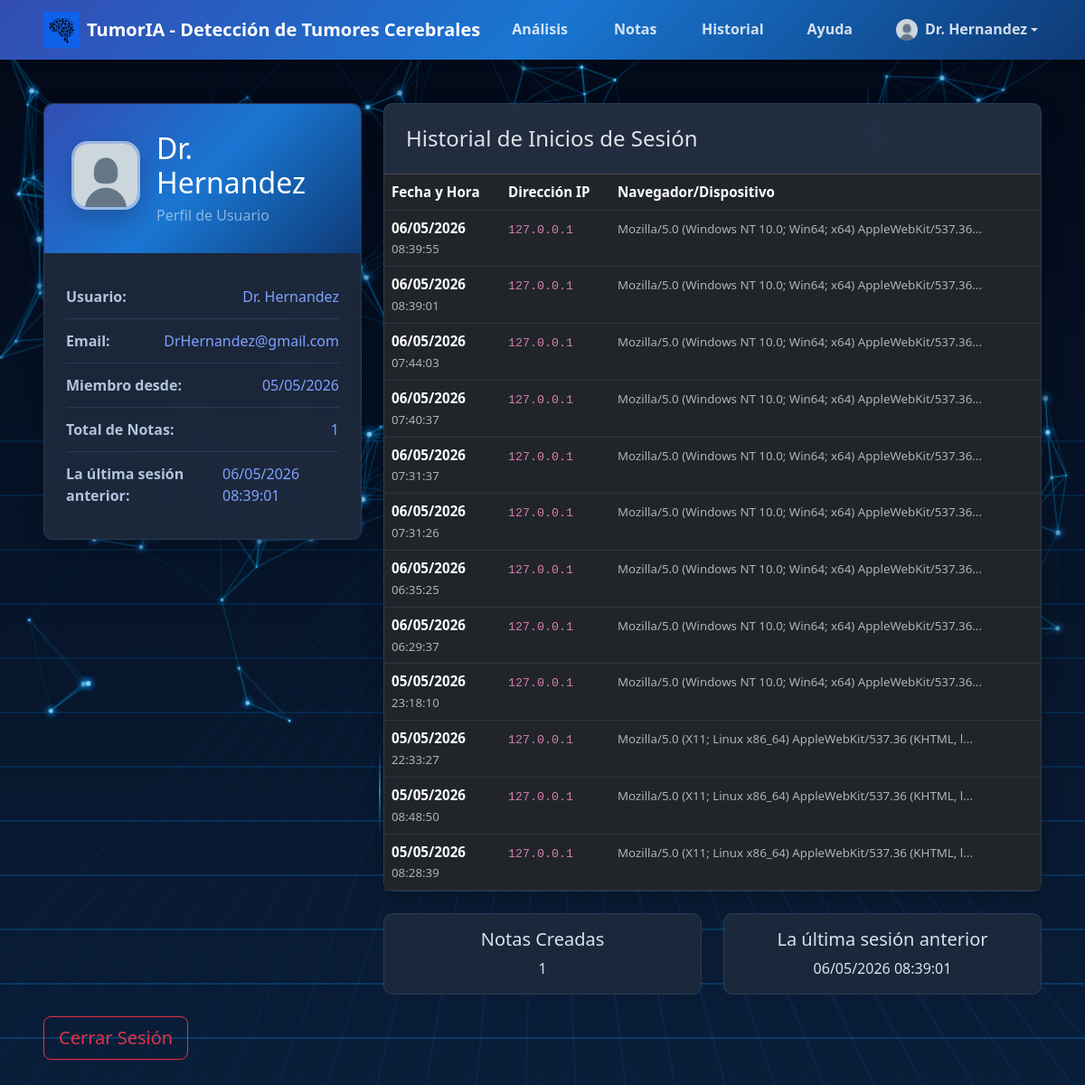
Screenshot of /profile (signed in) with the database file from the repository.
### web/models.py (models this page shows, shortened)
class User(UserMixin, db.Model):
    __tablename__ = 'users'
    id = db.Column(db.Integer, primary_key=True)
    username = db.Column(db.String(80), unique=True, nullable=False, index=True)
    email = db.Column(db.String(120), unique=True, nullable=False, index=True)
    password_hash = db.Column(db.String(255), nullable=False)
    created_at = db.Column(db.DateTime, default=datetime.utcnow)
    profile_image = db.deferred(db.Column(db.LargeBinary, nullable=True))
    profile_image_mime = db.Column(db.String(64), nullable=True)
    profile_image_updated_at = db.Column(db.DateTime, nullable=True)
    login_history = db.relationship('LoginHistory', backref='user', lazy=True, cascade='all, delete-orphan')
    notes = db.relationship('Note', backref='user', lazy=True, cascade='all, delete-orphan')
    @property
    def has_profile_image(self):
        return bool(self.profile_image_mime and self.profile_image_updated_at)

class LoginHistory(db.Model):
    __tablename__ = 'login_history'
    id = db.Column(db.Integer, primary_key=True)
    user_id = db.Column(db.Integer, db.ForeignKey('users.id'), nullable=False, index=True)
    login_date = db.Column(db.DateTime, default=datetime.utcnow)
    ip_address = db.Column(db.String(45))  # Soporta IPv4 e IPv6
    user_agent = db.Column(db.String(255))

### web/app.py (the view)
@app.route("/profile", methods=["GET"])
@login_required
def profile():
    login_history = LoginHistory.query.filter_by(user_id=current_user.id).order_by(LoginHistory.login_date.desc()).all()
    return render_template("profile.html", login_history=login_history)

### web/app.py (called while the page is built)
@login_manager.user_loader
def load_user(user_id):
    return User.query.get(int(user_id))

@app.context_processor
def inject_avatar_helpers():
    def user_avatar_url(user=None):
        user = user or current_user
        if (
            getattr(user, "is_authenticated", False)
            and getattr(user, "has_profile_image", False)
        ):
            version = ""
            if getattr(user, "profile_image_updated_at", None):
                version = user.profile_image_updated_at.strftime("%Y%m%d%H%M%S")
            return url_for("serve_profile_avatar", user_id=user.id, v=version)
        return url_for("static", filename="images/pfp-default/Default-pfp-tumoria.png")
    return {"user_avatar_url": user_avatar_url}

### templates/profile.html (shortened to what this page needs)
<!DOCTYPE html>
<html lang="es" data-bs-theme="dark">
<head>
  <link rel="stylesheet" href="{{ url_for('static', filename='vendor/bootstrap/bootstrap.min.css') }}">
  <link rel="stylesheet" href="{{ url_for('static', filename='styles.css') }}" />
</head>
<body>
  <nav class="navbar navbar-expand-lg navbar-dark navbar-custom">
    <div class="container-fluid px-3 px-md-5">
      <a class="navbar-brand fw-bold d-flex align-items-center" href="{{ url_for('main_menu') }}">
        <img src="{{ url_for('static', filename='images/icon/Icono-TumorIA.jpg') }}" alt="TumorIA Logo" height="40" class="me-2">
        TumorIA - Detección de Tumores Cerebrales
      </a>
      <div class="collapse navbar-collapse" id="navbarNav">
        <ul class="navbar-nav ms-auto">
          <li class="nav-item">
            <a class="nav-link" href="{{ url_for('main_menu') }}">Análisis</a>
          </li>
          <li class="nav-item">
            <a class="nav-link" href="{{ url_for('notes') }}">Notas</a>
          </li>
          <li class="nav-item">
            <a class="nav-link" href="{{ url_for('patient_history') }}">Historial</a>
          </li>
          <li class="nav-item">
            <a class="nav-link" href="{{ url_for('help_page') }}">Ayuda</a>
          </li>
          <li class="nav-item dropdown">
            <a class="nav-link dropdown-toggle d-flex align-items-center" href="#" id="profileDropdown" role="button" data-bs-toggle="dropdown">
              <img src="{{ user_avatar_url() }}" alt="Perfil de {{ current_user.username }}" height="24" width="24" class="me-2 rounded-circle object-fit-cover">
              {{ current_user.username }}
            </a>
          </li>
        </ul>
      </div>
    </div>
  </nav>
  <div class="container-fluid px-3 px-md-5 py-5">
    <div class="row">
      <div class="col-lg-4 mb-4">
        <div class="card profile-card">
          <div class="profile-header">
            <div class="profile-header-content">
              <form
                id="avatar-form"
                action="{{ url_for('upload_profile_avatar') }}"
                method="post"
                enctype="multipart/form-data"
              >
                <button
                  type="button"
                  class="profile-avatar-button"
                  id="avatar-trigger"
                  title="Cambiar foto de perfil"
                  aria-label="Cambiar foto de perfil"
                >
                  <img
                    class="profile-avatar"
                    id="profile-avatar-img"
                    src="{{ user_avatar_url() }}"
                    alt="Perfil de {{ current_user.username }}"
                  />
                </button>
              </form>
              <div class="profile-name-block">
                <h2 class="mb-1">{{ current_user.username }}</h2>
                <p class="mb-0 text-white-50">Perfil de Usuario</p>
              </div>
            </div>
          </div>
          <div class="card-body p-4">
            <div class="info-item">
              <span class="info-label">Usuario:</span>
              <span class="info-value">{{ current_user.username }}</span>
            </div>
            <div class="info-item">
              <span class="info-label">Email:</span>
              <span class="info-value break-all">{{ current_user.email }}</span>
            </div>
            <div class="info-item">
              <span class="info-label">Miembro desde:</span>
              <span class="info-value">{{ current_user.created_at.strftime('%d/%m/%Y') }}</span>
            </div>
            <div class="info-item">
              <span class="info-label">Total de Notas:</span>
              <span class="info-value">{{ current_user.notes|length }}</span>
            </div>
            <div class="info-item">
              <span class="info-label">La última sesión anterior:</span>
              <span class="info-value">
                {% if login_history and login_history|length > 1 %}
                  {{ login_history[1].login_date.strftime('%d/%m/%Y %H:%M:%S') }}
                {% else %}
                  N/A
                {% endif %}
              </span>
            </div>
          </div>
        </div>
      </div>
      <div class="col-lg-8">
        <div class="card profile-card">
          <div class="card-header border-bottom p-4">
            <h4 class="mb-0">Historial de Inicios de Sesión</h4>
          </div>
          <div class="card-body p-0">
            {% if login_history %}
              <div class="table-responsive">
                <table class="table table-hover mb-0 login-history-table">
                  <thead>
                    <tr>
                      <th>Fecha y Hora</th>
                      <th>Dirección IP</th>
                      <th>Navegador/Dispositivo</th>
                    </tr>
                  </thead>
                  <tbody>
                    {% for login in login_history %}
                      <tr>
                        <td>
                          <strong>{{ login.login_date.strftime('%d/%m/%Y') }}</strong>
                          <br>
                          <small class="text-muted">{{ login.login_date.strftime('%H:%M:%S') }}</small>
                        </td>
                        <td>
                          <code>{{ login.ip_address or 'N/A' }}</code>
                        </td>
                        <td>
                          <small class="text-muted">
                            {{ login.user_agent[:60] if login.user_agent else 'N/A' }}{% if login.user_agent and login.user_agent|length > 60 %}...{% endif %}
                          </small>
                        </td>
                      </tr>
                    {% endfor %}
                  </tbody>
                </table>
              </div>
            {% else %}
              <div class="text-center py-5">
                <p class="text-muted">No hay registro de inicios de sesión anteriores.</p>
              </div>
            {% endif %}
          </div>
        </div>
        <div class="row mt-4">
          <div class="col-md-6">
            <div class="card profile-stat-card">
              <div class="card-body text-center">
                <h5>Notas Creadas</h5>
                <p class="mb-0 stat-value">{{ current_user.notes|length }}</p>
              </div>
            </div>
          </div>
          <div class="col-md-6">
            <div class="card profile-stat-card">
              <div class="card-body text-center">
                <h5>La última sesión anterior</h5>
                <p class="mb-0 stat-value">
                  {% if login_history and login_history|length > 1 %}
                    {{ login_history[1].login_date.strftime('%d/%m/%Y %H:%M:%S') }}
                  {% else %}
                    N/A
                  {% endif %}
                </p>
              </div>
            </div>
          </div>
        </div>
      </div>
    </div>
    <div class="row mt-4">
      <div class="col-12">
        <a href="{{ url_for('logout') }}" class="btn btn-outline-danger btn-lg">
          Cerrar Sesión
        </a>
      </div>
    </div>
  </div>

### static/styles.css (style rules this page uses)
html, body { -webkit-text-size-adjust: 100%; text-size-adjust: 100%; overflow-x: hidden; margin: 0; }
html { overflow-y: scroll; }
.card { background: rgba(30, 41, 59, 0.85) !important; -webkit-backdrop-filter: blur(10px); backdrop-filter: blur(10px); border: 1px solid rgba(100, 180, 255, 0.15) !important; }
.break-all { word-break: break-all; }
.navbar-custom { --navbar-link-min-width: 100px; --navbar-dropdown-min-width: 150px; }
.navbar-custom .navbar-nav { align-items: center; gap: 0.35rem; }
.navbar-custom .navbar-nav .nav-item { display: flex; align-items: center; }
.navbar-custom .navbar-nav .nav-link, .navbar-custom .navbar-nav .dropdown-toggle { display: inline-flex; align-items: center; justify-content: center; min-width: var(--navbar-link-min-width); min-height: 42px; padding: 0.55rem 1.1rem; margin: 0; border-radius: 0.75rem; font-weight: 600; line-height: 1.2; transition: color 0.2s ease, background-color 0.2s ease, transform 0.2s ease; }
.navbar-custom .navbar-nav .dropdown-toggle { min-width: var(--navbar-dropdown-min-width); }
.navbar-custom .navbar-nav .nav-link { color: rgba(255, 255, 255, 0.82); }

### templates/profile.html (style rules this page uses)
.navbar-custom { background: linear-gradient(135deg, #334db3 0%, #1976d2 50%, #0e3a76 100%); box-shadow: 0 2px 10px rgba(0, 0, 0, 0.2); }
.profile-card { border: none; border-radius: 10px; box-shadow: 0 10px 25px rgba(0, 0, 0, 0.2); background: rgba(30, 41, 59, 0.95) !important; }
.profile-header { background: linear-gradient(135deg, #334db3 0%, #1976d2 50%, #0e3a76 100%); color: white; padding: 30px; border-radius: 10px 10px 0 0; }
.profile-header-content { display: flex; align-items: center; gap: 18px; text-align: left; }
.profile-avatar-button { position: relative; display: inline-block; padding: 0; border: none; background: transparent; cursor: pointer; flex-shrink: 0; border-radius: 18px; }
.profile-avatar { width: 76px; height: 76px; border-radius: 18px; object-fit: cover; border: 3px solid rgba(255, 255, 255, 0.5); box-shadow: 0 10px 24px rgba(0, 0, 0, 0.18); background: rgba(255, 255, 255, 0.08); display: block; }
.profile-name-block { display: flex; flex-direction: column; justify-content: center; }
.info-item { display: flex; justify-content: space-between; padding: 12px 0; border-bottom: 1px solid rgba(100, 180, 255, 0.15); }
.info-item:last-child { border-bottom: none; }
.info-label { color: #b0c4de; font-weight: 600; }
.info-value { color: #7ea2ff; font-weight: 500; }
.login-history-table { font-size: 0.95rem; color: #d8e2f0; }
.login-history-table thead th { border-color: rgba(100, 180, 255, 0.15) !important; }
.login-history-table td, .login-history-table th { border-color: rgba(100, 180, 255, 0.12) !important; }
.login-history-table code { color: #d27fae; }
.profile-stat-card { background: rgba(30, 41, 59, 0.92) !important; color: #e8eef8; border: 1px solid rgba(100, 180, 255, 0.15) !important; border-radius: 10px; }
.profile-stat-card h5 { color: #d8e2f0; }
.stat-value { color: #d8e2f0; font-size: 1rem; font-weight: 500; margin-top: 0.25rem; word-break: break-word; }

### rows the page displays
User: username "Dr. Hernandez", email "DrHernandez@gmail.com", created_at "05/05/2026"
LoginHistory: login_date "06/05/2026 08:39:01", login_date "06/05/2026", login_date "08:39:01", ip_address "127.0.0.1", user_agent "Mozilla/5.0 (Windows NT 10.0; Win64; x64) AppleWebKit/537.36"
LoginHistory: login_date "06/05/2026", login_date "08:39:55", ip_address "127.0.0.1", user_agent "Mozilla/5.0 (Windows NT 10.0; Win64; x64) AppleWebKit/537.36"
LoginHistory: login_date "06/05/2026", login_date "07:44:03", ip_address "127.0.0.1", user_agent "Mozilla/5.0 (Windows NT 10.0; Win64; x64) AppleWebKit/537.36"
LoginHistory: login_date "06/05/2026", login_date "07:40:37", ip_address "127.0.0.1", user_agent "Mozilla/5.0 (Windows NT 10.0; Win64; x64) AppleWebKit/537.36"
LoginHistory: login_date "06/05/2026", login_date "07:31:37", ip_address "127.0.0.1", user_agent "Mozilla/5.0 (Windows NT 10.0; Win64; x64) AppleWebKit/537.36"
LoginHistory: login_date "06/05/2026", login_date "07:31:26", ip_address "127.0.0.1", user_agent "Mozilla/5.0 (Windows NT 10.0; Win64; x64) AppleWebKit/537.36"
LoginHistory: login_date "06/05/2026", login_date "06:35:25", ip_address "127.0.0.1", user_agent "Mozilla/5.0 (Windows NT 10.0; Win64; x64) AppleWebKit/537.36"
LoginHistory: login_date "06/05/2026", login_date "06:29:37", ip_address "127.0.0.1", user_agent "Mozilla/5.0 (Windows NT 10.0; Win64; x64) AppleWebKit/537.36"
LoginHistory: login_date "05/05/2026", login_date "23:18:10", ip_address "127.0.0.1", user_agent "Mozilla/5.0 (Windows NT 10.0; Win64; x64) AppleWebKit/537.36"
LoginHistory: login_date "05/05/2026", login_date "22:33:27", ip_address "127.0.0.1", user_agent "Mozilla/5.0 (X11; Linux x86_64) AppleWebKit/537.36 (KHTML, l"
LoginHistory: login_date "05/05/2026", login_date "08:48:50", ip_address "127.0.0.1", user_agent "Mozilla/5.0 (X11; Linux x86_64) AppleWebKit/537.36 (KHTML, l"
LoginHistory: login_date "05/05/2026", login_date "08:28:39", ip_address "127.0.0.1", user_agent "Mozilla/5.0 (X11; Linux x86_64) AppleWebKit/537.36 (KHTML, l"

### other values shown
{{ current_user.notes|length }} "1"
